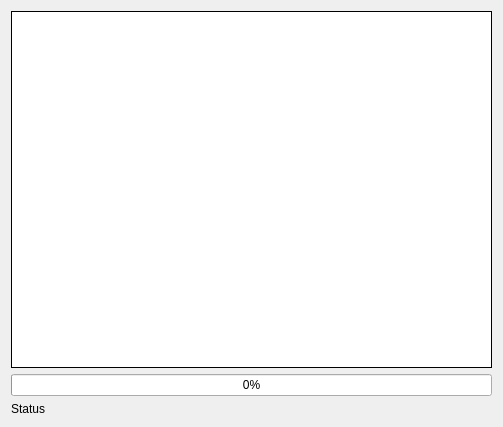
<ui version="4.0" >
 <class>OmgDataFetcherWizardProgressWidgetBase</class>
 <widget class="QWidget" name="OmgDataFetcherWizardProgressWidgetBase" >
  <property name="geometry" >
   <rect>
    <x>0</x>
    <y>0</y>
    <width>503</width>
    <height>427</height>
   </rect>
  </property>
  <property name="windowTitle" >
   <string>Form</string>
  </property>
  <layout class="QGridLayout" >
   <item row="0" column="0" >
    <widget class="QTextEdit" name="teResults" >
     <property name="font" >
      <font>
       <family>Lucida Grande</family>
       <pointsize>13</pointsize>
      </font>
     </property>
     <property name="frameShape" >
      <enum>QFrame::Box</enum>
     </property>
     <property name="frameShadow" >
      <enum>QFrame::Plain</enum>
     </property>
     <property name="lineWidth" >
      <number>1</number>
     </property>
     <property name="midLineWidth" >
      <number>1</number>
     </property>
     <property name="readOnly" >
      <bool>true</bool>
     </property>
    </widget>
   </item>
   <item row="1" column="0" >
    <widget class="QProgressBar" name="progressBar" >
     <property name="maximum" >
      <number>100</number>
     </property>
     <property name="value" >
      <number>0</number>
     </property>
     <property name="alignment" >
      <set>Qt::AlignHCenter</set>
     </property>
     <property name="orientation" >
      <enum>Qt::Horizontal</enum>
     </property>
    </widget>
   </item>
   <item row="2" column="0" >
    <widget class="QLabel" name="lblStatus" >
     <property name="sizePolicy" >
      <sizepolicy vsizetype="Fixed" hsizetype="Fixed" >
       <horstretch>0</horstretch>
       <verstretch>0</verstretch>
      </sizepolicy>
     </property>
     <property name="text" >
      <string>Status</string>
     </property>
    </widget>
   </item>
  </layout>
 </widget>
 <resources/>
 <connections/>
</ui>
